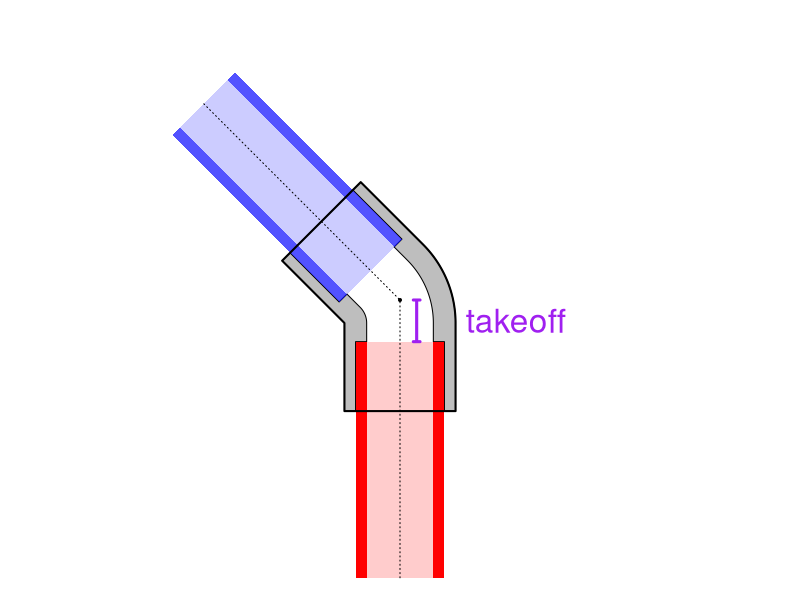

Write R code to recreate this figure.
## ---- chunk 1
M = 2+1/4
H = 1+29/32
J = 19/32

## ---- chunk 2
par(mar=c(0,0,0,0),pty="s")

# xp1 = c(0,0.3,0.3,0)
# yp1 = c(0,0,0.1,0.1)

thet = pi/4
j = 0.15
r1 = 0.2
r2 = 0.16
r3 = 0.12
h = 0.4

elbow = function(r,H,th=pi/4){
    x0 = -r
    y0 = -r*tan(th/2)
    ths = seq(0,th,length.out=600)
    xarc = x0+2*r*cos(ths)
    yarc = y0+2*r*sin(ths)
    xbot = c(-r,r)
    ybot = c(-H,-H)
    phi = th+pi/2
    xtop = c(H*cos(phi)+r*cos(th),H*cos(phi)-r*cos(th))
    ytop = c(H*sin(phi)+r*sin(th),H*sin(phi)-r*sin(th))
    xs = c(x0,xbot,xarc,xtop)
    ys = c(y0,ybot,yarc,ytop)
    return(list(xs,ys))
}
elbowin = function(r,r2,r3,J,H,th=pi/4){
    x0 = -r
    y0 = -r*tan(th/2)
    ths = seq(0,th,length.out=100)
    phi = th+pi/2
    xs = c(-r3,-r2,-r2,r2,r2,r3,x0+(r+r3)*cos(ths),J*cos(phi)+r3*cos(th),J*cos(phi)+r2*cos(th),H*cos(phi)+r2*cos(th),H*cos(phi)-r2*cos(th),J*cos(phi)-r2*cos(th),J*cos(phi)-r3*cos(th),x0+(r-r3)*cos(rev(ths)))
    ys = c(-J,-J,-H,-H,-J,-J,y0+(r+r3)*sin(ths),J*sin(phi)+r3*sin(th),J*sin(phi)+r2*sin(th),H*sin(phi)+r2*sin(th),H*sin(phi)-r2*sin(th),J*sin(phi)-r2*sin(th),J*sin(phi)-r3*sin(th),y0+(r-r3)*sin(rev(ths)))
    return(list(xs,ys))
}


plot(0,0,"n",xlim=c(-1,1),ylim=c(-1,1),axes=F,ann=F)

e1 = elbow(r1,h,thet)
polygon(e1[[1]],e1[[2]],col="grey")
ei1 = elbowin(r1,r2,r3,j,h,thet)
polygon(ei1[[1]],ei1[[2]],col = "white")

phi = thet+pi/2
polygon(c(-r2,r2,r2,-r2),c(-1,-1,-j,-j),col=rgb(1,0,0,0.2),border = NA)
polygon(c(r3,r2,r2,r3),c(-1,-1,-j,-j),col=rgb(1,0,0,1),border = NA)
polygon(c(-r3,-r2,-r2,-r3),c(-1,-1,-j,-j),col=rgb(1,0,0,1),border = NA)

polygon(c(j*cos(phi)+r2*cos(thet),1*cos(phi)+r2*cos(thet),1*cos(phi)-r2*cos(thet),j*cos(phi)-r2*cos(thet)),c(j*sin(phi)+r2*sin(thet),1*sin(phi)+r2*sin(thet),1*sin(phi)-r2*sin(thet),j*sin(phi)-r2*sin(thet)),col=rgb(0,0,1,0.2),border = NA)

polygon(c(j*cos(phi)+r2*cos(thet),j*cos(phi)+r3*cos(thet),1*cos(phi)+r3*cos(thet),1*cos(phi)+r2*cos(thet)),c(j*sin(phi)+r2*sin(thet),j*sin(phi)+r3*sin(thet),1*sin(phi)+r3*sin(thet),1*sin(phi)+r2*sin(thet)),col=rgb(0,0,1,0.6),border = NA)

polygon(c(j*cos(phi)-r2*cos(thet),j*cos(phi)-r3*cos(thet),1*cos(phi)-r3*cos(thet),1*cos(phi)-r2*cos(thet)),c(j*sin(phi)-r2*sin(thet),j*sin(phi)-r3*sin(thet),1*sin(phi)-r3*sin(thet),1*sin(phi)-r2*sin(thet)),col=rgb(0,0,1,0.6),border = NA)


xmid = c(0,0,cos(thet+pi/2))
ymid = c(-1,0,sin(thet+pi/2))
lines(xmid,ymid,lty=3)


polygon(e1[[1]],e1[[2]],border="black",lwd=2)

lines(c(-r3/10,r3/10,0,0,-r3/10,r3/10)+r3/2,c(0,0,0,-j,-j,-j),col="purple",lwd=3)
text(r1,-j/2,"takeoff",col="purple",cex=2,adj=c(-0.1))
points(0,0,pch=19,cex=0.4)
